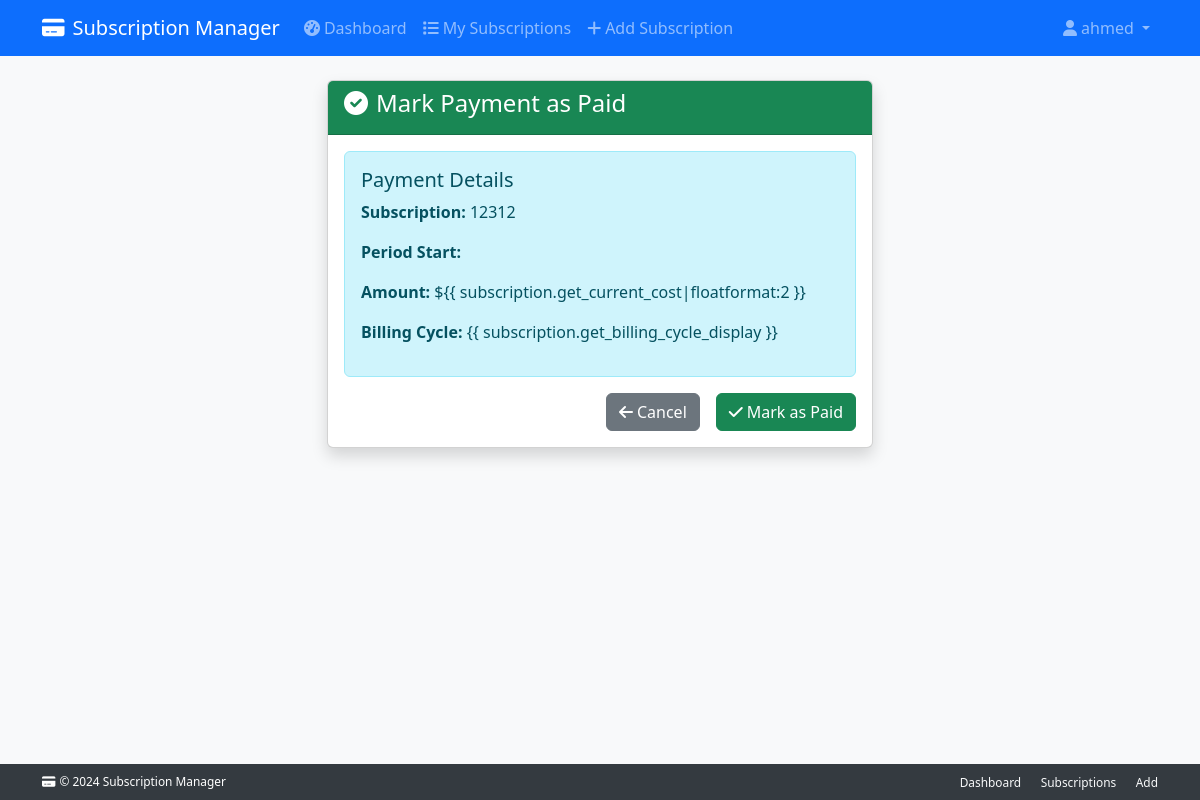
Page /subscriptions/1/mark-paid/2025-09-15/ (signed in) on the earlier database version.
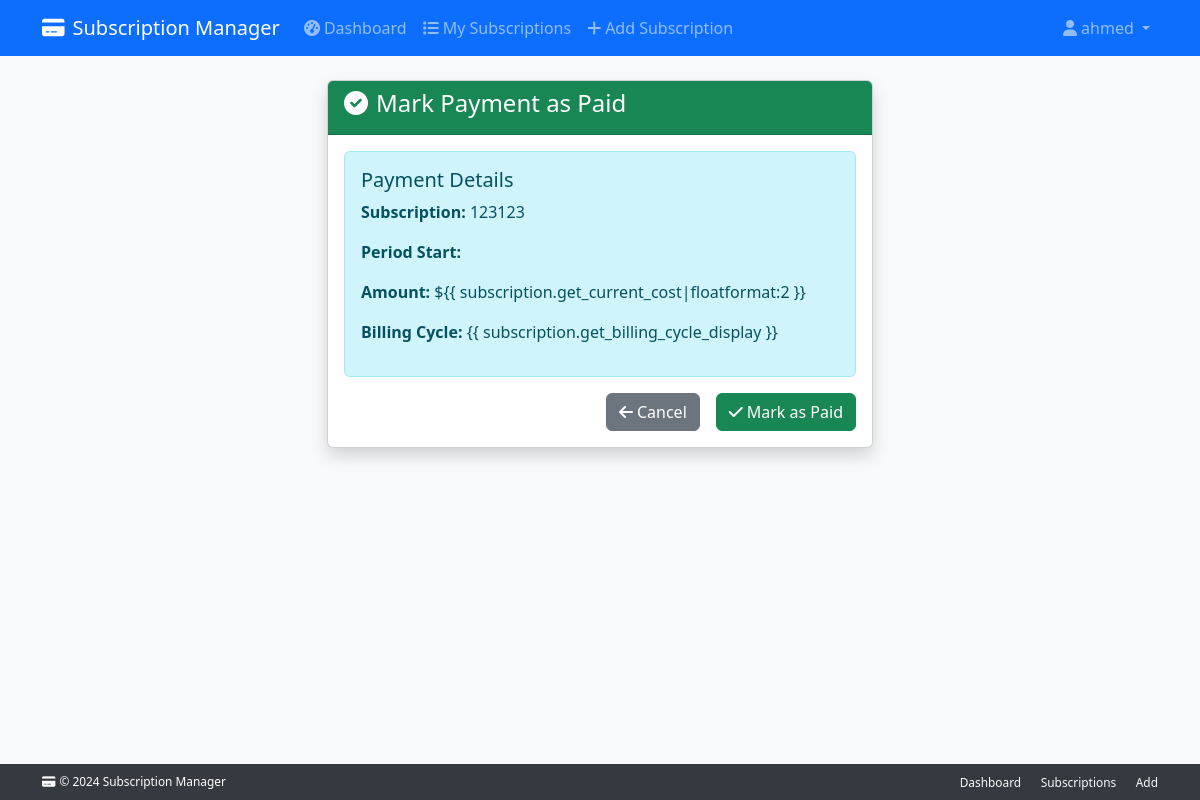
Same page on the later database version.
### subscriptions/models.py (models this page shows, shortened)
class Subscription(models.Model):
    user = models.ForeignKey(settings.AUTH_USER_MODEL, on_delete=models.CASCADE, related_name="subscriptions")
    name = models.CharField(max_length=200)
    monthly_cost = models.DecimalField(max_digits=10, decimal_places=2, null=True, blank=True)
    yearly_cost = models.DecimalField(max_digits=10, decimal_places=2, null=True, blank=True)
    billing_cycle = models.CharField(max_length=10, choices=BILLING_CYCLE_CHOICES)
    start_date = models.DateField()
    renewal_date = models.DateField(null=True, blank=True)
    duration_months = models.PositiveIntegerField(null=True, blank=True, help_text="Duration in months (for monthly billing)")
    duration_years = models.PositiveIntegerField(null=True, blank=True, help_text="Duration in years (for yearly billing)")
    is_active = models.BooleanField(default=True)
    auto_renewal = models.BooleanField(default=True)  # Default enabled
    category = models.ForeignKey(Category, null=True, blank=True, on_delete=models.SET_NULL)
    created_at = models.DateTimeField(auto_now_add=True)
    updated_at = models.DateTimeField(auto_now=True)

### subscriptions/views.py (the view)
# urls.py: path('<int:pk>/mark-paid/<str:period_start>/', views.mark_payment_paid, name='mark_payment_paid'),
@login_required
def mark_payment_paid(request, pk, period_start):
    subscription = get_object_or_404(Subscription, pk=pk, user=request.user)
    if request.method == 'POST':
        payment = subscription.mark_payment_paid(period_start)
        messages.success(request, f'Payment for period {period_start} marked as paid!')
        return redirect('subscription_detail', pk=pk)
    else:
        return render(request, 'subscriptions/mark_payment_paid.html', {
            'subscription': subscription,
            'period_start': period_start
        })

### subscriptions/templates/subscriptions/mark_payment_paid.html (shortened to what this page needs)
{% extends 'base.html' %}  {% block content %}
<div class="row justify-content-center">
  <div class="col-md-6">
    <div class="card shadow">
      <div class="card-header bg-success text-white">
        <h4><i class="fas fa-check-circle me-2"></i>Mark Payment as Paid</h4>
      </div>
      <div class="card-body">
        <div class="alert alert-info">
          <h5>Payment Details</h5>
          <p><strong>Subscription:</strong> {{ subscription.name }}</p>
          <p><strong>Period Start:</strong> {{ period_start|date:"M d, Y" }}</p>
          <p>
            <strong>Amount:</strong> ${{
            subscription.get_current_cost|floatformat:2 }}
          </p>
          <p>
            <strong>Billing Cycle:</strong> {{
            subscription.get_billing_cycle_display }}
          </p>
        </div>
        <form method="post">
          <div class="d-grid gap-2 d-md-flex justify-content-md-end">
            <a
              href="{% url 'subscription_detail' subscription.pk %}"
              class="btn btn-secondary me-md-2"
            >
              <i class="fas fa-arrow-left me-1"></i>Cancel
            </a>
            <button type="submit" class="btn btn-success">
              <i class="fas fa-check me-1"></i>Mark as Paid
            </button>
          </div>
        </form>
      </div>
    </div>
  </div>
</div>
{% endblock %}

### subscriptions_management_project/templates/base.html (shortened to what this page needs)
<!DOCTYPE html>
<html lang="en">
  <head>
    <link
      href="https://cdn.jsdelivr.net/npm/bootstrap@5.3.0/dist/css/bootstrap.min.css"
      rel="stylesheet"
    />
    <link
      href="https://cdnjs.cloudflare.com/ajax/libs/font-awesome/6.0.0/css/all.min.css"
      rel="stylesheet"
    />
  </head>
  <body class="bg-light">
    <nav class="navbar navbar-expand-lg navbar-dark bg-primary">
      <div class="container">
        <a class="navbar-brand" href="{% url 'dashboard' %}">
          <i class="fas fa-credit-card me-2"></i>Subscription Manager
        </a>
        <div class="collapse navbar-collapse" id="navbarNav">
          <ul class="navbar-nav me-auto">
            {% if user.is_authenticated %}
            <li class="nav-item">
              <a class="nav-link" href="{% url 'dashboard' %}">
                <i class="fas fa-tachometer-alt me-1"></i>Dashboard
              </a>
            </li>
            <li class="nav-item">
              <a class="nav-link" href="{% url 'subscription_list' %}">
                <i class="fas fa-list me-1"></i>My Subscriptions
              </a>
            </li>
            <li class="nav-item">
              <a class="nav-link" href="{% url 'add_subscription' %}">
                <i class="fas fa-plus me-1"></i>Add Subscription
              </a>
            </li>
            {% endif %}
          </ul>
          <ul class="navbar-nav">
            {% if user.is_authenticated %}
            <li class="nav-item dropdown">
              <a
                class="nav-link dropdown-toggle"
                href="#"
                id="navbarDropdown"
                role="button"
                data-bs-toggle="dropdown"
              >
                <i class="fas fa-user me-1"></i>{{ user.username }}
              </a>
            </li>
            {% endif %}
          </ul>
        </div>
      </div>
    </nav>
    <div class="main-content">
      <div class="content-wrapper">
        <main class="container mt-4 mb-5">
          {% block content %}{% endblock %}
        </main>
      </div>
      <footer class="footer">
        <div class="container">
          <div class="row align-items-center">
            <div class="col-md-6">
              <p class="mb-0 small">
                <i class="fas fa-credit-card me-1"></i>&copy; 2024 Subscription
                Manager
              </p>
            </div>
            <div class="col-md-6 text-md-end">
              <a
                href="{% url 'dashboard' %}"
                class="text-light text-decoration-none me-3 small"
                >Dashboard</a
              >
              <a
                href="{% url 'subscription_list' %}"
                class="text-light text-decoration-none me-3 small"
                >Subscriptions</a
              >
              <a
                href="{% url 'add_subscription' %}"
                class="text-light text-decoration-none small"
                >Add</a
              >
            </div>
          </div>
        </div>
      </footer>
    </div>
  </body>
</html>

### subscriptions_management_project/templates/base.html (style rules this page uses)
html, body { height: 100%; }
body { display: flex; flex-direction: column; }
.main-content { flex: 1; display: flex; flex-direction: column; }
.content-wrapper { flex: 1; }
.footer { background-color: #343a40; color: white; padding: 8px 0; margin-top: auto; font-size: 0.85rem; }

Differences in the rows shown:
changed Subscription: name "12312" → "123123"
